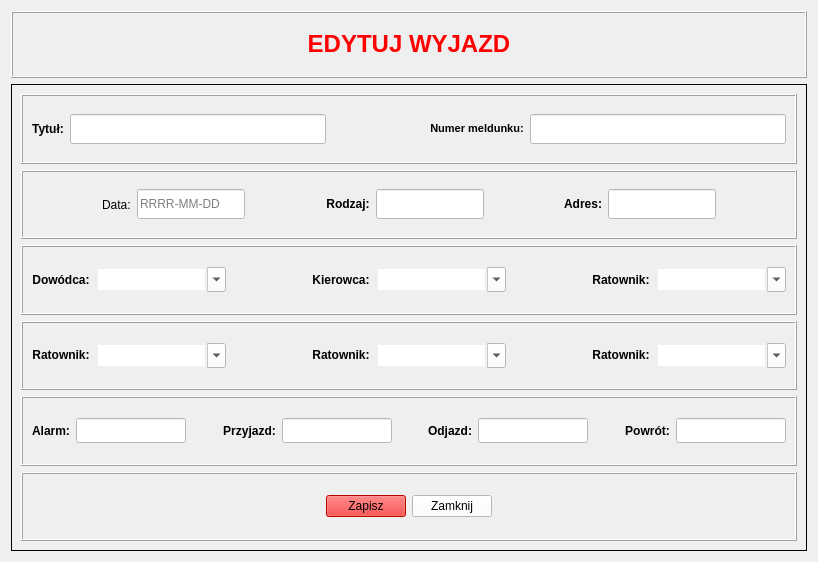
<?xml version="1.0" encoding="UTF-8"?>
<ui version="4.0">
 <class>Wyjazd_Details</class>
 <widget class="QWidget" name="Wyjazd_Details">
  <property name="geometry">
   <rect>
    <x>0</x>
    <y>0</y>
    <width>818</width>
    <height>562</height>
   </rect>
  </property>
  <property name="windowTitle">
   <string>Form</string>
  </property>
  <property name="styleSheet">
   <string notr="true">QLineEdit {
	color: black;
}

QComboBox {
	color:black;
}

QPushButton#closeBtn{
	color: black;
}
</string>
  </property>
  <layout class="QVBoxLayout" name="verticalLayout">
   <item>
    <widget class="QFrame" name="headerFrame">
     <property name="sizePolicy">
      <sizepolicy hsizetype="Preferred" vsizetype="Preferred">
       <horstretch>0</horstretch>
       <verstretch>1</verstretch>
      </sizepolicy>
     </property>
     <property name="frameShape">
      <enum>QFrame::Box</enum>
     </property>
     <property name="frameShadow">
      <enum>QFrame::Raised</enum>
     </property>
     <layout class="QHBoxLayout" name="horizontalLayout">
      <item>
       <widget class="QLabel" name="header">
        <property name="styleSheet">
         <string notr="true">color: red;</string>
        </property>
        <property name="text">
         <string>&lt;html&gt;&lt;head/&gt;&lt;body&gt;&lt;p align=&quot;center&quot;&gt;&lt;span style=&quot; font-size:18pt; font-weight:600;&quot;&gt;EDYTUJ WYJAZD&lt;/span&gt;&lt;/p&gt;&lt;/body&gt;&lt;/html&gt;</string>
        </property>
       </widget>
      </item>
     </layout>
    </widget>
   </item>
   <item>
    <widget class="QFrame" name="centralFrame">
     <property name="sizePolicy">
      <sizepolicy hsizetype="Preferred" vsizetype="Preferred">
       <horstretch>0</horstretch>
       <verstretch>7</verstretch>
      </sizepolicy>
     </property>
     <property name="frameShape">
      <enum>QFrame::Box</enum>
     </property>
     <layout class="QVBoxLayout" name="verticalLayout_2">
      <item>
       <widget class="QFrame" name="topF">
        <property name="frameShape">
         <enum>QFrame::Box</enum>
        </property>
        <property name="frameShadow">
         <enum>QFrame::Raised</enum>
        </property>
        <layout class="QHBoxLayout" name="horizontalLayout_2">
         <item>
          <widget class="QLabel" name="titleLabel">
           <property name="sizePolicy">
            <sizepolicy hsizetype="Preferred" vsizetype="Preferred">
             <horstretch>0</horstretch>
             <verstretch>0</verstretch>
            </sizepolicy>
           </property>
           <property name="font">
            <font>
             <pointsize>9</pointsize>
             <weight>50</weight>
             <bold>false</bold>
            </font>
           </property>
           <property name="text">
            <string>&lt;html&gt;&lt;head/&gt;&lt;body&gt;&lt;p align=&quot;center&quot;&gt;&lt;span style=&quot; font-weight:600;&quot;&gt;Tytuł:&lt;/span&gt;&lt;/p&gt;&lt;/body&gt;&lt;/html&gt;</string>
           </property>
          </widget>
         </item>
         <item>
          <widget class="QLineEdit" name="title">
           <property name="sizePolicy">
            <sizepolicy hsizetype="Expanding" vsizetype="Fixed">
             <horstretch>1</horstretch>
             <verstretch>0</verstretch>
            </sizepolicy>
           </property>
           <property name="minimumSize">
            <size>
             <width>0</width>
             <height>30</height>
            </size>
           </property>
           <property name="font">
            <font>
             <kerning>true</kerning>
            </font>
           </property>
           <property name="mouseTracking">
            <bool>false</bool>
           </property>
           <property name="focusPolicy">
            <enum>Qt::ClickFocus</enum>
           </property>
           <property name="styleSheet">
            <string notr="true">background:white</string>
           </property>
           <property name="text">
            <string notr="true"/>
           </property>
           <property name="frame">
            <bool>true</bool>
           </property>
          </widget>
         </item>
         <item>
          <spacer name="horizontalSpacer">
           <property name="orientation">
            <enum>Qt::Horizontal</enum>
           </property>
           <property name="sizeHint" stdset="0">
            <size>
             <width>98</width>
             <height>20</height>
            </size>
           </property>
          </spacer>
         </item>
         <item>
          <widget class="QLabel" name="numberLabel">
           <property name="font">
            <font>
             <pointsize>8</pointsize>
             <weight>50</weight>
             <bold>false</bold>
            </font>
           </property>
           <property name="text">
            <string>&lt;html&gt;&lt;head/&gt;&lt;body&gt;&lt;p align=&quot;center&quot;&gt;&lt;span style=&quot; font-weight:600;&quot;&gt;Numer meldunku:&lt;/span&gt;&lt;/p&gt;&lt;/body&gt;&lt;/html&gt;</string>
           </property>
           <property name="alignment">
            <set>Qt::AlignCenter</set>
           </property>
           <property name="wordWrap">
            <bool>true</bool>
           </property>
          </widget>
         </item>
         <item>
          <widget class="QLineEdit" name="number">
           <property name="sizePolicy">
            <sizepolicy hsizetype="Expanding" vsizetype="Fixed">
             <horstretch>1</horstretch>
             <verstretch>0</verstretch>
            </sizepolicy>
           </property>
           <property name="minimumSize">
            <size>
             <width>0</width>
             <height>30</height>
            </size>
           </property>
           <property name="font">
            <font>
             <kerning>true</kerning>
            </font>
           </property>
           <property name="mouseTracking">
            <bool>false</bool>
           </property>
           <property name="focusPolicy">
            <enum>Qt::ClickFocus</enum>
           </property>
           <property name="styleSheet">
            <string notr="true">background:white</string>
           </property>
           <property name="text">
            <string notr="true"/>
           </property>
           <property name="frame">
            <bool>true</bool>
           </property>
          </widget>
         </item>
        </layout>
       </widget>
      </item>
      <item>
       <widget class="QFrame" name="frame">
        <property name="frameShape">
         <enum>QFrame::Box</enum>
        </property>
        <property name="frameShadow">
         <enum>QFrame::Raised</enum>
        </property>
        <layout class="QHBoxLayout" name="horizontalLayout_3">
         <item>
          <spacer name="horizontalSpacer_14">
           <property name="orientation">
            <enum>Qt::Horizontal</enum>
           </property>
           <property name="sizeType">
            <enum>QSizePolicy::Minimum</enum>
           </property>
           <property name="sizeHint" stdset="0">
            <size>
             <width>70</width>
             <height>20</height>
            </size>
           </property>
          </spacer>
         </item>
         <item>
          <widget class="QLabel" name="dayLabel">
           <property name="font">
            <font>
             <pointsize>9</pointsize>
             <weight>50</weight>
             <bold>false</bold>
            </font>
           </property>
           <property name="text">
            <string>&lt;html&gt;&lt;head/&gt;&lt;body&gt;&lt;p align=&quot;center&quot;&gt;&lt;span style=&quot; font-weight:600;&quot;&gt;Data:&lt;/span&gt;&lt;/p&gt;&lt;/body&gt;&lt;/html&gt;</string>
           </property>
          </widget>
         </item>
         <item>
          <widget class="QLineEdit" name="day">
           <property name="minimumSize">
            <size>
             <width>0</width>
             <height>30</height>
            </size>
           </property>
           <property name="font">
            <font>
             <kerning>true</kerning>
            </font>
           </property>
           <property name="mouseTracking">
            <bool>false</bool>
           </property>
           <property name="focusPolicy">
            <enum>Qt::ClickFocus</enum>
           </property>
           <property name="styleSheet">
            <string notr="true">background:white</string>
           </property>
           <property name="text">
            <string notr="true"/>
           </property>
           <property name="frame">
            <bool>true</bool>
           </property>
           <property name="placeholderText">
            <string notr="true">RRRR-MM-DD</string>
           </property>
          </widget>
         </item>
         <item>
          <spacer name="horizontalSpacer_2">
           <property name="orientation">
            <enum>Qt::Horizontal</enum>
           </property>
           <property name="sizeHint" stdset="0">
            <size>
             <width>49</width>
             <height>20</height>
            </size>
           </property>
          </spacer>
         </item>
         <item>
          <widget class="QLabel" name="typeLabel">
           <property name="font">
            <font>
             <pointsize>9</pointsize>
             <weight>50</weight>
             <bold>false</bold>
            </font>
           </property>
           <property name="text">
            <string>&lt;html&gt;&lt;head/&gt;&lt;body&gt;&lt;p align=&quot;center&quot;&gt;&lt;span style=&quot; font-weight:600;&quot;&gt;Rodzaj:&lt;/span&gt;&lt;/p&gt;&lt;/body&gt;&lt;/html&gt;</string>
           </property>
          </widget>
         </item>
         <item>
          <widget class="QLineEdit" name="type">
           <property name="minimumSize">
            <size>
             <width>0</width>
             <height>30</height>
            </size>
           </property>
           <property name="font">
            <font>
             <kerning>true</kerning>
            </font>
           </property>
           <property name="mouseTracking">
            <bool>false</bool>
           </property>
           <property name="focusPolicy">
            <enum>Qt::ClickFocus</enum>
           </property>
           <property name="styleSheet">
            <string notr="true">background:white</string>
           </property>
           <property name="text">
            <string notr="true"/>
           </property>
           <property name="frame">
            <bool>true</bool>
           </property>
          </widget>
         </item>
         <item>
          <spacer name="horizontalSpacer_3">
           <property name="orientation">
            <enum>Qt::Horizontal</enum>
           </property>
           <property name="sizeHint" stdset="0">
            <size>
             <width>49</width>
             <height>20</height>
            </size>
           </property>
          </spacer>
         </item>
         <item>
          <widget class="QLabel" name="adressLabel">
           <property name="font">
            <font>
             <pointsize>9</pointsize>
             <weight>50</weight>
             <bold>false</bold>
            </font>
           </property>
           <property name="text">
            <string>&lt;html&gt;&lt;head/&gt;&lt;body&gt;&lt;p align=&quot;center&quot;&gt;&lt;span style=&quot; font-weight:600;&quot;&gt;Adres:&lt;/span&gt;&lt;/p&gt;&lt;/body&gt;&lt;/html&gt;</string>
           </property>
          </widget>
         </item>
         <item>
          <widget class="QLineEdit" name="adress">
           <property name="minimumSize">
            <size>
             <width>0</width>
             <height>30</height>
            </size>
           </property>
           <property name="font">
            <font>
             <kerning>true</kerning>
            </font>
           </property>
           <property name="mouseTracking">
            <bool>false</bool>
           </property>
           <property name="focusPolicy">
            <enum>Qt::ClickFocus</enum>
           </property>
           <property name="styleSheet">
            <string notr="true">background:white</string>
           </property>
           <property name="text">
            <string notr="true"/>
           </property>
           <property name="frame">
            <bool>true</bool>
           </property>
          </widget>
         </item>
         <item>
          <spacer name="horizontalSpacer_13">
           <property name="orientation">
            <enum>Qt::Horizontal</enum>
           </property>
           <property name="sizeType">
            <enum>QSizePolicy::Minimum</enum>
           </property>
           <property name="sizeHint" stdset="0">
            <size>
             <width>70</width>
             <height>20</height>
            </size>
           </property>
          </spacer>
         </item>
        </layout>
       </widget>
      </item>
      <item>
       <widget class="QFrame" name="frame_2">
        <property name="frameShape">
         <enum>QFrame::Box</enum>
        </property>
        <property name="frameShadow">
         <enum>QFrame::Raised</enum>
        </property>
        <layout class="QHBoxLayout" name="horizontalLayout_4">
         <item>
          <widget class="QLabel" name="commanderLabel">
           <property name="font">
            <font>
             <pointsize>9</pointsize>
             <weight>50</weight>
             <bold>false</bold>
            </font>
           </property>
           <property name="text">
            <string>&lt;html&gt;&lt;head/&gt;&lt;body&gt;&lt;p align=&quot;center&quot;&gt;&lt;span style=&quot; font-weight:600;&quot;&gt;Dowódca:&lt;/span&gt;&lt;/p&gt;&lt;/body&gt;&lt;/html&gt;</string>
           </property>
          </widget>
         </item>
         <item>
          <widget class="QComboBox" name="commander">
           <property name="sizePolicy">
            <sizepolicy hsizetype="MinimumExpanding" vsizetype="Fixed">
             <horstretch>0</horstretch>
             <verstretch>0</verstretch>
            </sizepolicy>
           </property>
           <property name="minimumSize">
            <size>
             <width>130</width>
             <height>25</height>
            </size>
           </property>
           <property name="focusPolicy">
            <enum>Qt::NoFocus</enum>
           </property>
           <property name="styleSheet">
            <string notr="true">background:white</string>
           </property>
           <property name="editable">
            <bool>true</bool>
           </property>
           <property name="currentText">
            <string/>
           </property>
           <property name="frame">
            <bool>false</bool>
           </property>
          </widget>
         </item>
         <item>
          <spacer name="horizontalSpacer_4">
           <property name="orientation">
            <enum>Qt::Horizontal</enum>
           </property>
           <property name="sizeHint" stdset="0">
            <size>
             <width>69</width>
             <height>20</height>
            </size>
           </property>
          </spacer>
         </item>
         <item>
          <widget class="QLabel" name="driverLabel">
           <property name="font">
            <font>
             <pointsize>9</pointsize>
             <weight>50</weight>
             <bold>false</bold>
            </font>
           </property>
           <property name="text">
            <string>&lt;html&gt;&lt;head/&gt;&lt;body&gt;&lt;p align=&quot;center&quot;&gt;&lt;span style=&quot; font-weight:600;&quot;&gt;Kierowca:&lt;/span&gt;&lt;/p&gt;&lt;/body&gt;&lt;/html&gt;</string>
           </property>
          </widget>
         </item>
         <item>
          <widget class="QComboBox" name="driver">
           <property name="sizePolicy">
            <sizepolicy hsizetype="MinimumExpanding" vsizetype="Fixed">
             <horstretch>0</horstretch>
             <verstretch>0</verstretch>
            </sizepolicy>
           </property>
           <property name="minimumSize">
            <size>
             <width>130</width>
             <height>25</height>
            </size>
           </property>
           <property name="focusPolicy">
            <enum>Qt::NoFocus</enum>
           </property>
           <property name="styleSheet">
            <string notr="true">background:white</string>
           </property>
           <property name="editable">
            <bool>true</bool>
           </property>
           <property name="frame">
            <bool>false</bool>
           </property>
          </widget>
         </item>
         <item>
          <spacer name="horizontalSpacer_5">
           <property name="orientation">
            <enum>Qt::Horizontal</enum>
           </property>
           <property name="sizeHint" stdset="0">
            <size>
             <width>68</width>
             <height>20</height>
            </size>
           </property>
          </spacer>
         </item>
         <item>
          <widget class="QLabel" name="ratownik1Label">
           <property name="font">
            <font>
             <pointsize>9</pointsize>
             <weight>50</weight>
             <bold>false</bold>
            </font>
           </property>
           <property name="text">
            <string>&lt;html&gt;&lt;head/&gt;&lt;body&gt;&lt;p align=&quot;center&quot;&gt;&lt;span style=&quot; font-weight:600;&quot;&gt;Ratownik:&lt;/span&gt;&lt;/p&gt;&lt;/body&gt;&lt;/html&gt;</string>
           </property>
          </widget>
         </item>
         <item>
          <widget class="QComboBox" name="ratownik1">
           <property name="sizePolicy">
            <sizepolicy hsizetype="MinimumExpanding" vsizetype="Fixed">
             <horstretch>0</horstretch>
             <verstretch>0</verstretch>
            </sizepolicy>
           </property>
           <property name="minimumSize">
            <size>
             <width>130</width>
             <height>25</height>
            </size>
           </property>
           <property name="focusPolicy">
            <enum>Qt::NoFocus</enum>
           </property>
           <property name="styleSheet">
            <string notr="true">background:white</string>
           </property>
           <property name="editable">
            <bool>true</bool>
           </property>
           <property name="frame">
            <bool>false</bool>
           </property>
          </widget>
         </item>
        </layout>
       </widget>
      </item>
      <item>
       <widget class="QFrame" name="frame_3">
        <property name="frameShape">
         <enum>QFrame::Box</enum>
        </property>
        <property name="frameShadow">
         <enum>QFrame::Raised</enum>
        </property>
        <layout class="QHBoxLayout" name="horizontalLayout_5">
         <item>
          <widget class="QLabel" name="ratownik2Label">
           <property name="font">
            <font>
             <pointsize>9</pointsize>
             <weight>50</weight>
             <bold>false</bold>
            </font>
           </property>
           <property name="text">
            <string>&lt;html&gt;&lt;head/&gt;&lt;body&gt;&lt;p align=&quot;center&quot;&gt;&lt;span style=&quot; font-weight:600;&quot;&gt;Ratownik:&lt;/span&gt;&lt;/p&gt;&lt;/body&gt;&lt;/html&gt;</string>
           </property>
          </widget>
         </item>
         <item>
          <widget class="QComboBox" name="ratownik2">
           <property name="sizePolicy">
            <sizepolicy hsizetype="MinimumExpanding" vsizetype="Fixed">
             <horstretch>0</horstretch>
             <verstretch>0</verstretch>
            </sizepolicy>
           </property>
           <property name="minimumSize">
            <size>
             <width>130</width>
             <height>25</height>
            </size>
           </property>
           <property name="focusPolicy">
            <enum>Qt::NoFocus</enum>
           </property>
           <property name="styleSheet">
            <string notr="true">background:white</string>
           </property>
           <property name="editable">
            <bool>true</bool>
           </property>
           <property name="frame">
            <bool>false</bool>
           </property>
          </widget>
         </item>
         <item>
          <spacer name="horizontalSpacer_6">
           <property name="orientation">
            <enum>Qt::Horizontal</enum>
           </property>
           <property name="sizeHint" stdset="0">
            <size>
             <width>67</width>
             <height>20</height>
            </size>
           </property>
          </spacer>
         </item>
         <item>
          <widget class="QLabel" name="ratownik3Label">
           <property name="font">
            <font>
             <pointsize>9</pointsize>
             <weight>50</weight>
             <bold>false</bold>
            </font>
           </property>
           <property name="text">
            <string>&lt;html&gt;&lt;head/&gt;&lt;body&gt;&lt;p align=&quot;center&quot;&gt;&lt;span style=&quot; font-weight:600;&quot;&gt;Ratownik:&lt;/span&gt;&lt;/p&gt;&lt;/body&gt;&lt;/html&gt;</string>
           </property>
          </widget>
         </item>
         <item>
          <widget class="QComboBox" name="ratownik3">
           <property name="sizePolicy">
            <sizepolicy hsizetype="MinimumExpanding" vsizetype="Fixed">
             <horstretch>0</horstretch>
             <verstretch>0</verstretch>
            </sizepolicy>
           </property>
           <property name="minimumSize">
            <size>
             <width>130</width>
             <height>25</height>
            </size>
           </property>
           <property name="focusPolicy">
            <enum>Qt::NoFocus</enum>
           </property>
           <property name="styleSheet">
            <string notr="true">background:white</string>
           </property>
           <property name="editable">
            <bool>true</bool>
           </property>
           <property name="frame">
            <bool>false</bool>
           </property>
          </widget>
         </item>
         <item>
          <spacer name="horizontalSpacer_7">
           <property name="orientation">
            <enum>Qt::Horizontal</enum>
           </property>
           <property name="sizeHint" stdset="0">
            <size>
             <width>67</width>
             <height>20</height>
            </size>
           </property>
          </spacer>
         </item>
         <item>
          <widget class="QLabel" name="ratownik4Label">
           <property name="font">
            <font>
             <pointsize>9</pointsize>
             <weight>50</weight>
             <bold>false</bold>
            </font>
           </property>
           <property name="text">
            <string>&lt;html&gt;&lt;head/&gt;&lt;body&gt;&lt;p align=&quot;center&quot;&gt;&lt;span style=&quot; font-weight:600;&quot;&gt;Ratownik:&lt;/span&gt;&lt;/p&gt;&lt;/body&gt;&lt;/html&gt;</string>
           </property>
          </widget>
         </item>
         <item>
          <widget class="QComboBox" name="ratownik4">
           <property name="sizePolicy">
            <sizepolicy hsizetype="MinimumExpanding" vsizetype="Fixed">
             <horstretch>0</horstretch>
             <verstretch>0</verstretch>
            </sizepolicy>
           </property>
           <property name="minimumSize">
            <size>
             <width>130</width>
             <height>25</height>
            </size>
           </property>
           <property name="focusPolicy">
            <enum>Qt::NoFocus</enum>
           </property>
           <property name="styleSheet">
            <string notr="true">background:white;</string>
           </property>
           <property name="editable">
            <bool>true</bool>
           </property>
           <property name="currentText">
            <string/>
           </property>
           <property name="frame">
            <bool>false</bool>
           </property>
          </widget>
         </item>
        </layout>
       </widget>
      </item>
      <item>
       <widget class="QFrame" name="frame_4">
        <property name="frameShape">
         <enum>QFrame::Box</enum>
        </property>
        <property name="frameShadow">
         <enum>QFrame::Raised</enum>
        </property>
        <layout class="QHBoxLayout" name="horizontalLayout_6">
         <item>
          <widget class="QLabel" name="alarmLabel">
           <property name="font">
            <font>
             <pointsize>9</pointsize>
             <weight>50</weight>
             <bold>false</bold>
            </font>
           </property>
           <property name="text">
            <string>&lt;html&gt;&lt;head/&gt;&lt;body&gt;&lt;p align=&quot;center&quot;&gt;&lt;span style=&quot; font-weight:600;&quot;&gt;Alarm:&lt;/span&gt;&lt;/p&gt;&lt;/body&gt;&lt;/html&gt;</string>
           </property>
          </widget>
         </item>
         <item>
          <widget class="QLineEdit" name="alarm">
           <property name="minimumSize">
            <size>
             <width>110</width>
             <height>25</height>
            </size>
           </property>
           <property name="font">
            <font>
             <kerning>true</kerning>
            </font>
           </property>
           <property name="mouseTracking">
            <bool>false</bool>
           </property>
           <property name="focusPolicy">
            <enum>Qt::ClickFocus</enum>
           </property>
           <property name="styleSheet">
            <string notr="true">background:white</string>
           </property>
           <property name="text">
            <string notr="true"/>
           </property>
           <property name="frame">
            <bool>true</bool>
           </property>
          </widget>
         </item>
         <item>
          <spacer name="horizontalSpacer_8">
           <property name="orientation">
            <enum>Qt::Horizontal</enum>
           </property>
           <property name="sizeHint" stdset="0">
            <size>
             <width>19</width>
             <height>20</height>
            </size>
           </property>
          </spacer>
         </item>
         <item>
          <widget class="QLabel" name="arrivalLabel">
           <property name="font">
            <font>
             <pointsize>9</pointsize>
             <weight>50</weight>
             <bold>false</bold>
            </font>
           </property>
           <property name="text">
            <string>&lt;html&gt;&lt;head/&gt;&lt;body&gt;&lt;p align=&quot;center&quot;&gt;&lt;span style=&quot; font-weight:600;&quot;&gt;Przyjazd:&lt;/span&gt;&lt;/p&gt;&lt;/body&gt;&lt;/html&gt;</string>
           </property>
          </widget>
         </item>
         <item>
          <widget class="QLineEdit" name="arrival">
           <property name="minimumSize">
            <size>
             <width>110</width>
             <height>25</height>
            </size>
           </property>
           <property name="font">
            <font>
             <kerning>true</kerning>
            </font>
           </property>
           <property name="mouseTracking">
            <bool>false</bool>
           </property>
           <property name="focusPolicy">
            <enum>Qt::ClickFocus</enum>
           </property>
           <property name="styleSheet">
            <string notr="true">background:white</string>
           </property>
           <property name="text">
            <string notr="true"/>
           </property>
           <property name="frame">
            <bool>true</bool>
           </property>
          </widget>
         </item>
         <item>
          <spacer name="horizontalSpacer_9">
           <property name="orientation">
            <enum>Qt::Horizontal</enum>
           </property>
           <property name="sizeHint" stdset="0">
            <size>
             <width>20</width>
             <height>20</height>
            </size>
           </property>
          </spacer>
         </item>
         <item>
          <widget class="QLabel" name="departureLabel">
           <property name="font">
            <font>
             <pointsize>9</pointsize>
             <weight>50</weight>
             <bold>false</bold>
            </font>
           </property>
           <property name="text">
            <string>&lt;html&gt;&lt;head/&gt;&lt;body&gt;&lt;p align=&quot;center&quot;&gt;&lt;span style=&quot; font-weight:600;&quot;&gt;Odjazd:&lt;/span&gt;&lt;/p&gt;&lt;/body&gt;&lt;/html&gt;</string>
           </property>
          </widget>
         </item>
         <item>
          <widget class="QLineEdit" name="departure">
           <property name="minimumSize">
            <size>
             <width>110</width>
             <height>25</height>
            </size>
           </property>
           <property name="font">
            <font>
             <kerning>true</kerning>
            </font>
           </property>
           <property name="mouseTracking">
            <bool>false</bool>
           </property>
           <property name="focusPolicy">
            <enum>Qt::ClickFocus</enum>
           </property>
           <property name="styleSheet">
            <string notr="true">background:white</string>
           </property>
           <property name="text">
            <string notr="true"/>
           </property>
           <property name="frame">
            <bool>true</bool>
           </property>
          </widget>
         </item>
         <item>
          <spacer name="horizontalSpacer_10">
           <property name="orientation">
            <enum>Qt::Horizontal</enum>
           </property>
           <property name="sizeHint" stdset="0">
            <size>
             <width>19</width>
             <height>20</height>
            </size>
           </property>
          </spacer>
         </item>
         <item>
          <widget class="QLabel" name="comebackLabel">
           <property name="font">
            <font>
             <pointsize>9</pointsize>
             <weight>50</weight>
             <bold>false</bold>
            </font>
           </property>
           <property name="text">
            <string>&lt;html&gt;&lt;head/&gt;&lt;body&gt;&lt;p align=&quot;center&quot;&gt;&lt;span style=&quot; font-weight:600;&quot;&gt;Powrót:&lt;/span&gt;&lt;/p&gt;&lt;/body&gt;&lt;/html&gt;</string>
           </property>
          </widget>
         </item>
         <item>
          <widget class="QLineEdit" name="comeback">
           <property name="minimumSize">
            <size>
             <width>110</width>
             <height>25</height>
            </size>
           </property>
           <property name="font">
            <font>
             <kerning>true</kerning>
            </font>
           </property>
           <property name="mouseTracking">
            <bool>false</bool>
           </property>
           <property name="focusPolicy">
            <enum>Qt::ClickFocus</enum>
           </property>
           <property name="styleSheet">
            <string notr="true">background:white</string>
           </property>
           <property name="text">
            <string notr="true"/>
           </property>
           <property name="frame">
            <bool>true</bool>
           </property>
          </widget>
         </item>
        </layout>
       </widget>
      </item>
      <item>
       <widget class="QFrame" name="buttons">
        <property name="frameShape">
         <enum>QFrame::Box</enum>
        </property>
        <property name="frameShadow">
         <enum>QFrame::Raised</enum>
        </property>
        <layout class="QHBoxLayout" name="horizontalLayout_7">
         <item>
          <spacer name="horizontalSpacer_11">
           <property name="orientation">
            <enum>Qt::Horizontal</enum>
           </property>
           <property name="sizeHint" stdset="0">
            <size>
             <width>292</width>
             <height>20</height>
            </size>
           </property>
          </spacer>
         </item>
         <item>
          <widget class="QPushButton" name="saveBtn">
           <property name="focusPolicy">
            <enum>Qt::ClickFocus</enum>
           </property>
           <property name="autoFillBackground">
            <bool>false</bool>
           </property>
           <property name="styleSheet">
            <string notr="true">background:red</string>
           </property>
           <property name="text">
            <string>Zapisz</string>
           </property>
           <property name="default">
            <bool>false</bool>
           </property>
           <property name="flat">
            <bool>false</bool>
           </property>
          </widget>
         </item>
         <item>
          <widget class="QPushButton" name="closeBtn">
           <property name="focusPolicy">
            <enum>Qt::ClickFocus</enum>
           </property>
           <property name="styleSheet">
            <string notr="true">background:white</string>
           </property>
           <property name="text">
            <string>Zamknij</string>
           </property>
          </widget>
         </item>
         <item>
          <spacer name="horizontalSpacer_12">
           <property name="orientation">
            <enum>Qt::Horizontal</enum>
           </property>
           <property name="sizeHint" stdset="0">
            <size>
             <width>292</width>
             <height>20</height>
            </size>
           </property>
          </spacer>
         </item>
        </layout>
       </widget>
      </item>
     </layout>
    </widget>
   </item>
  </layout>
 </widget>
 <resources/>
 <connections/>
</ui>
